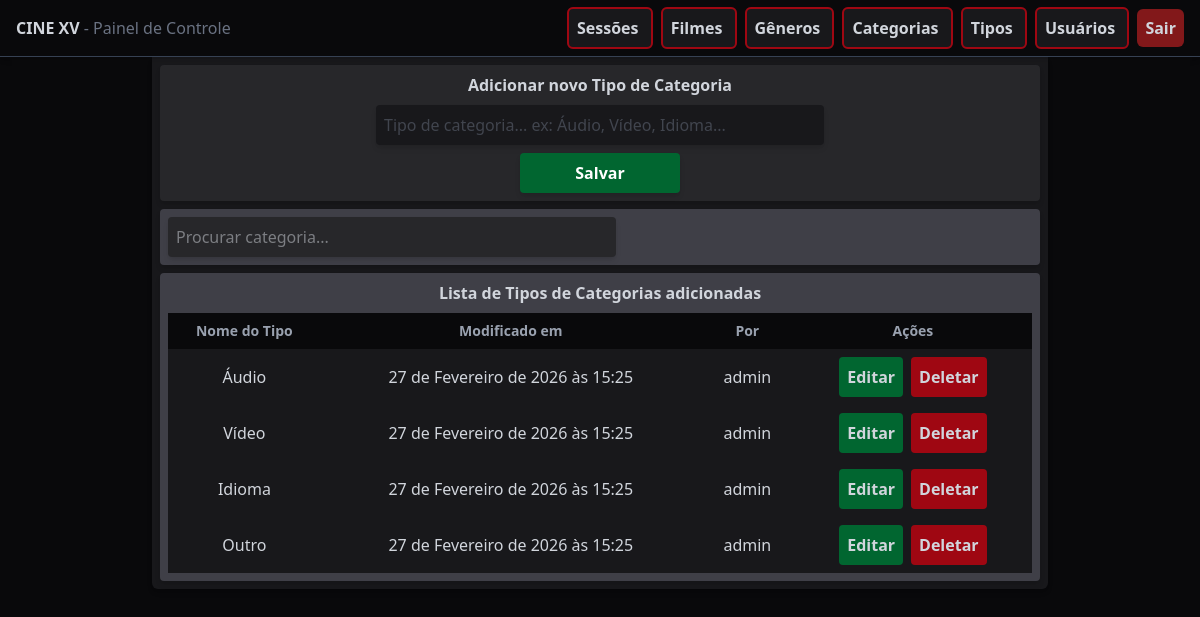
The page /category/types (signed in) on the database as committed earlier.
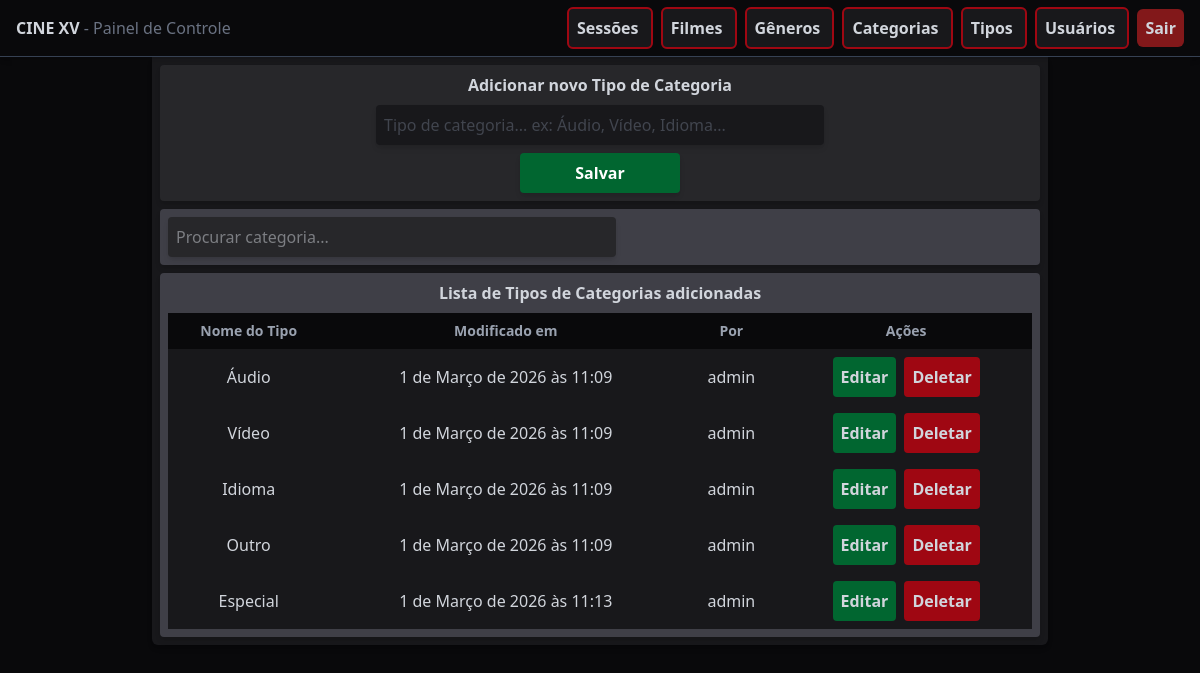
The same page on the database as committed later.
### api/models.py (models this page shows, shortened)
class CategoryType(models.Model):
    name = models.CharField(max_length=100)
    modified_by = models.ForeignKey(User, on_delete=models.SET_NULL, null=True, related_name='mod_types')
    modified_at = models.DateTimeField(auto_now_add=True)

### control/models.py (models this page shows, shortened)
class CustomUser(AbstractBaseUser, PermissionsMixin):
    username = models.CharField(max_length=200, unique=True)
    is_active = models.BooleanField(default=False)
    is_admin = models.BooleanField(default=False)
    objects = CustomUserManager()
    USERNAME_FIELD = 'username'
    REQUIRED_FIELDS = []
    def __str__(self):
        return self.username

### control/views.py (the view)
# urls.py: path('category/types', views.catg_type, name='catg-types'),
@login_required(login_url='user-login')
def catg_type(request):
    if request.method == 'POST':
        form_type = request.POST.get('form_type')
        if form_type == 'add_form':
            form = AddCategoryTypeForm(request.POST)
            if form.is_valid:
                c_type = form.save(commit=False)
                c_type.modified_by = request.user
                c_type.save()
                messages.success(request, "Novo tipo de categoria adicionada com sucesso!")
                return redirect('catg-types')
            else:
                for field, errors in form.errors.items():
                    for error in errors:
                        messages.error(request, error)
        if form_type == 'delete_form':
            c_type_id = request.POST.get('c_type_id')
            c_type = get_object_or_404(CategoryType, id=c_type_id)
            c_type.delete()
            messages.success(request, "Tipo de categoria deletada com sucesso!")
            return redirect('catg-types')
    else:
        form = AddCategoryTypeForm()
        c_types = CategoryType.objects.all()
    context = {
        'form': form,
        'c_types': c_types
    }
    return render(request, 'category/catg_type.html', context)

### control/forms.py
class AddCategoryTypeForm(forms.ModelForm):
    class Meta:
        model = CategoryType
        fields = ['name']
        widgets = {
            'name': forms.TextInput(attrs={
                'class': "w-md bg-zinc-900 hover:bg-zinc-700 transition outline-none p-2 rounded-sm shadow-md",
                'placeholder': "Tipo de categoria... ex: Áudio, Vídeo, Idioma..."
            })
        }

### control/templates/category/catg_type.html (shortened to what this page needs)
{% extends 'base.html' %}
{% block content %}
<div class="w-4xl bg-zinc-900 mx-auto p-2 rounded-b-md space-y-2 shadow-md">
    <div class="bg-zinc-800 flex flex-col gap-2 text-center items-center rounded-sm p-2 shadow-md">
        <h1 class="font-semibold">Adicionar novo Tipo de Categoria</h1>
        <form method="POST" class="flex flex-col gap-2 text-gray-500">
            {{ form.name }}
            <button name="form_type" value="add_form" type="submit" class="w-40 mx-auto bg-green-800 hover:bg-green-600 p-2 rounded-sm text-white font-semibold cursor-pointer transition shadow-md">
                Salvar
            </button>
        </form>
    </div>
    <div class="bg-zinc-700 flex flex-col gap-2 text-center rounded-sm p-2 shadow-md">
        <input id="search-files" type="search" placeholder="Procurar categoria..." class="w-full max-w-md bg-zinc-800 hover:bg-zinc-600 transition rounded-sm p-2 shadow-md">
    </div>
    <div class="bg-zinc-700 flex flex-col gap-2 text-center items-center rounded-sm p-2 shadow-md">
        <h1 class="font-semibold">Lista de Tipos de Categorias adicionadas</h1>
        <table class="w-full text-center">
            <thead>
                <tr class="bg-zinc-950 font-semibold text-sm text-gray-400">
                    <th class="p-1">Nome do Tipo</th>
                    <th class="p-1">Modificado em</th>
                    <th class="p-1">Por</th>
                    <th class="p-2">Ações</th>
                </tr>
            </thead>
            <tbody>
                {% for type in c_types %}
                <tr class="bg-zinc-900 hover:bg-zinc-800 transition cursor-pointer">
                    <td class="p-2">{{ type.name }}</td>
                    <td class="p-2">{{ type.modified_at }}</td>
                    <td class="p-2">{{ type.modified_by }}</td>
                    <td class="p-2 flex flex-row justify-center items-center gap-2">
                        <a href="{% url 'catg-type-edit' type.id %}" class="bg-green-800 hover:bg-green-600 p-2 rounded-sm cursor-pointer transition font-semibold">
                            Editar
                        </a>
                        <form method="POST">
                            <button name="form_type" value="delete_form" class="bg-red-800 hover:bg-red-600 p-2 rounded-sm cursor-pointer transition font-semibold">
                                Deletar
                            </button>
                        </form>
                    </td>
                </tr>
                {% endfor %}
            </tbody>
        </table>
    </div>
</div>
{% endblock %}

Rows that differ between the two databases and show on the page:
changed CategoryType "Áudio": modified_at "27 de Fevereiro de 2026 às 15:25" → "1 de Março de 2026 às 11:09"
changed CategoryType "Vídeo": modified_at "27 de Fevereiro de 2026 às 15:25" → "1 de Março de 2026 às 11:09"
changed CategoryType "Idioma": modified_at "27 de Fevereiro de 2026 às 15:25" → "1 de Março de 2026 às 11:09"
changed CategoryType "Outro": modified_at "27 de Fevereiro de 2026 às 15:25" → "1 de Março de 2026 às 11:09"
added CategoryType: name "Especial", modified_at "1 de Março de 2026 às 11:13", modified_by "admin"
